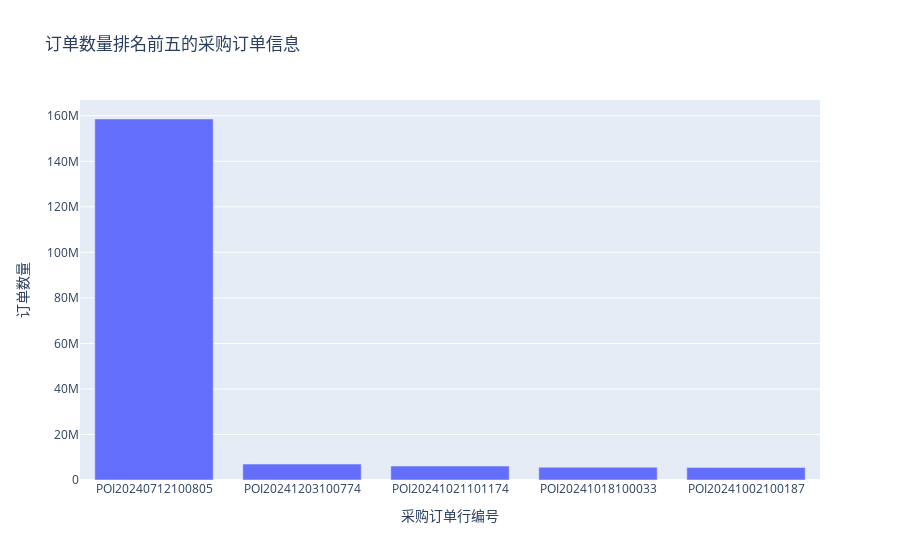

The notebook cell this image was saved under:
### Code cell
figure = vn.get_plotly_figure(poltly_code,df_result,dark_mode=False)
figure

### Figure 1 — Plotly figure (JSON) as saved in the notebook; plotly's stock layout.template omitted (floating-point values rounded to 4 significant figures)
{"data": [{"alignmentgroup": "True", "hovertemplate": "采购订单行编号=%{x}<br>订单数量=%{y}<extra></extra>", "legendgroup": "", "marker": {"color": "#636efa", "pattern": {"shape": ""}}, "name": "", "offsetgroup": "", "orientation": "v", "showlegend": false, "textposition": "auto", "type": "bar", "x": ["POI20240712100805", "POI20241203100774", "POI20241021101174", "POI20241018100033", "POI20241002100187"], "xaxis": "x", "y": [158580000, 7000000, 6119125, 5595092, 5521155], "yaxis": "y"}], "layout": {"barmode": "relative", "legend": {"tracegroupgap": 0}, "title": {"text": "订单数量排名前五的采购订单信息"}, "xaxis": {"anchor": "y", "domain": [0, 1], "title": {"text": "采购订单行编号"}}, "yaxis": {"anchor": "x", "domain": [0, 1], "title": {"text": "订单数量"}}}}
